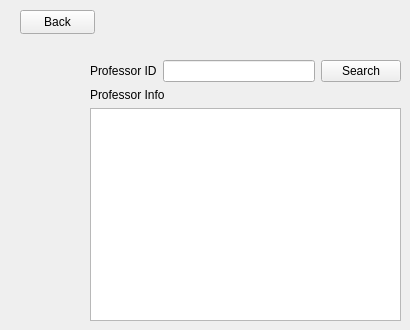
      <widget class="QWidget" name="searchprofessor">
       <widget class="QWidget" name="layoutWidget_6">
        <property name="geometry">
         <rect>
          <x>90</x>
          <y>60</y>
          <width>311</width>
          <height>261</height>
         </rect>
        </property>
        <layout class="QVBoxLayout" name="verticalLayout_6">
         <item>
          <layout class="QHBoxLayout" name="horizontalLayout_8">
           <item>
            <layout class="QHBoxLayout" name="horizontalLayout_9">
             <item>
              <widget class="QLabel" name="label_13">
               <property name="text">
                <string>Professor ID</string>
               </property>
              </widget>
             </item>
             <item>
              <widget class="QLineEdit" name="lineEdit_searchprofessor"/>
             </item>
            </layout>
           </item>
           <item>
            <widget class="QPushButton" name="pushButton_7">
             <property name="text">
              <string>Search</string>
             </property>
            </widget>
           </item>
          </layout>
         </item>
         <item>
          <layout class="QVBoxLayout" name="verticalLayout_7">
           <item>
            <widget class="QLabel" name="label_14">
             <property name="text">
              <string>Professor Info</string>
             </property>
            </widget>
           </item>
           <item>
            <widget class="QTableWidget" name="tableWidget_profinfo"/>
           </item>
          </layout>
         </item>
        </layout>
       </widget>
       <widget class="QPushButton" name="pushButton_8">
        <property name="geometry">
         <rect>
          <x>20</x>
          <y>10</y>
          <width>75</width>
          <height>24</height>
         </rect>
        </property>
        <property name="text">
         <string>Back</string>
        </property>
       </widget>
      </widget>
